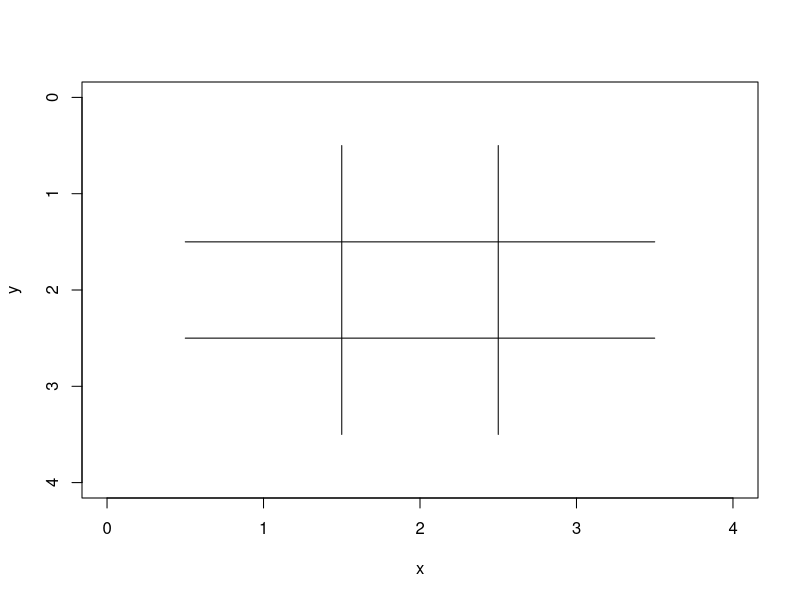
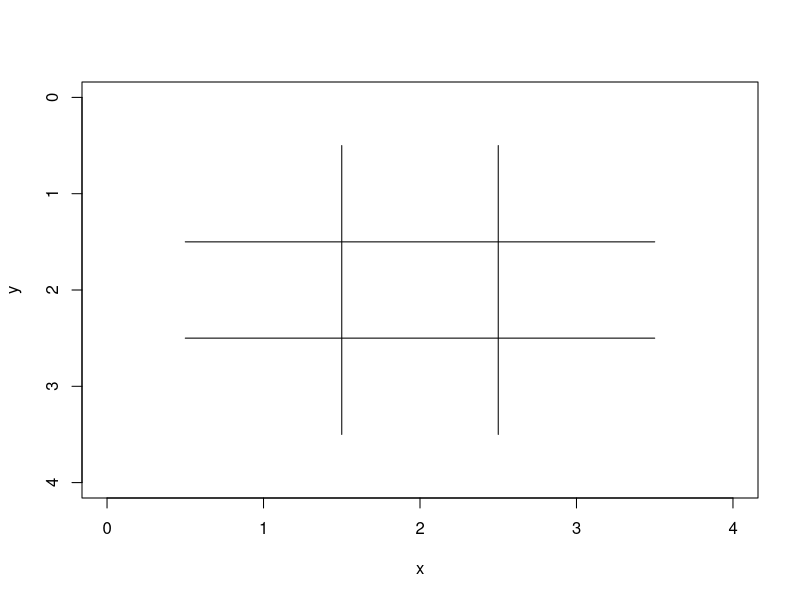
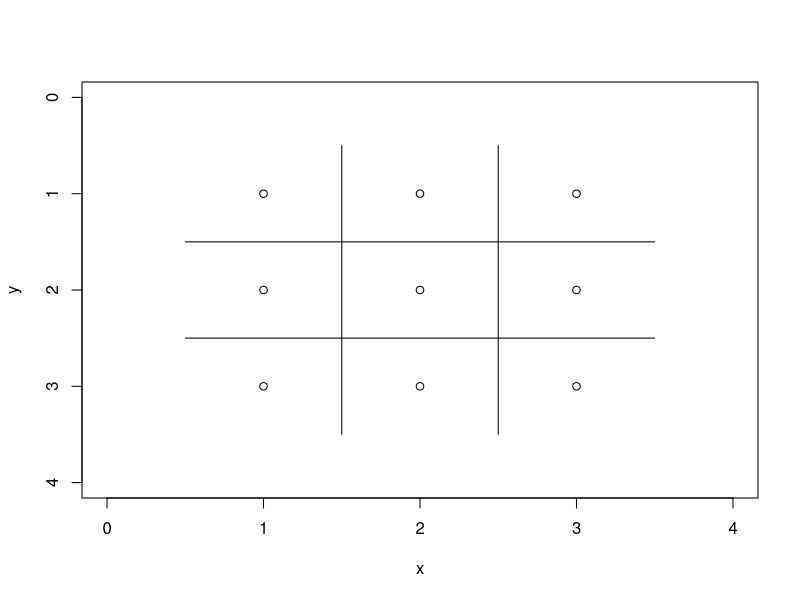

Write R code to recreate these figures, in order. (Note: this script raises an error after producing the figures.)
# 1. Draw tic-tac-toe board.

rm(list=ls()) # clear all defined objects

x = rep(1:3, each = 3)
y = rep(1:3, times = 3)
x
y
plot(x, y, type="n", xlim=c(0, 4), ylim=c(4, 0))
segments(x0=c(0.5, 0.5, 1.5, 2.5), y0=c(1.5, 2.5, 0.5, 0.5),
         x1=c(3.5, 3.5, 1.5, 2.5), y1=c(1.5, 2.5, 3.5, 3.5))

# 2. Add board and playing loop.

rm(list=ls()) # clear all defined objects

x = rep(1:3, each = 3)
y = rep(1:3, times = 3)

plot(x, y, type="n", xlim=c(0, 4), ylim=c(4, 0))
segments(x0=c(0.5, 0.5, 1.5, 2.5), y0=c(1.5, 2.5, 0.5, 0.5),
         x1=c(3.5, 3.5, 1.5, 2.5), y1=c(1.5, 2.5, 3.5, 3.5))

board = matrix(data=rep("E", times=9), nrow=3, ncol=3)
player = "X"
for (i in 1:9) {
  cat(sep="", "i=", i, ", player=", player, "\n")
  # ... player takes a turn ...
  player = ifelse(test=(player == "X"), yes="O", no="X")
}
# 3. Add click-to-play.

rm(list=ls()) # clear all defined objects

x = rep(1:3, each = 3)
y = rep(1:3, times = 3)

plot(x, y, xlim=c(0, 4), ylim=c(4, 0))
segments(x0=c(0.5, 0.5, 1.5, 2.5), y0=c(1.5, 2.5, 0.5, 0.5),
         x1=c(3.5, 3.5, 1.5, 2.5), y1=c(1.5, 2.5, 3.5, 3.5))

board = matrix(data=rep("E", times=9), nrow=3, ncol=3)
player = "X"
for (i in 1:9) {
  index = identify(x, y, n=1)
  col = x[index]
  row = y[index]
  board[row, col] = player
  text(x=col, y=row, labels=player)
  cat(sep="", "i=", i, ", player=", player, ", index=", index,
      ", row=", row, ", col=", col, ", board:", "\n")
  print(board)
  # ... player takes a turn ...
  player = ifelse(test=(player == "X"), yes="O", no="X")
}

# 4. Add check for a win.

rm(list=ls()) # clear all defined objects

won = function(board, player, debug=FALSE) {
  if (debug) {
    cat(sep="", "player=", player, ", board=", "\n")
    print(board)
  }
  return(
    all(board[1:3, 1] == player) |   # check columns 1-3
      all(board[1:3, 2] == player) |
      all(board[1:3, 3] == player) |
      all(board[1, 1:3] == player) | # check rows 1-3
      all(board[2, 1:3] == player) |
      all(board[3, 1:3] == player) |
      all(diag(board) == player) |   # check diagonals
      all(diag(board[3:1, ]) == player)
  )
}
test.board = matrix(data=c("X","O","E", "O","X","O", "X","O","X"), nrow=3, ncol=3)
stopifnot( won(test.board, "X"))
stopifnot(!won(test.board, "O"))
test.board[2, 2] = "O"
stopifnot(!won(test.board, "X"))
stopifnot( won(test.board, "O"))

x = rep(1:3, each = 3)
y = rep(1:3, times = 3)

plot(x, y, type="n", xlim=c(0, 4), ylim=c(4, 0))
segments(x0=c(0.5, 0.5, 1.5, 2.5), y0=c(1.5, 2.5, 0.5, 0.5),
         x1=c(3.5, 3.5, 1.5, 2.5), y1=c(1.5, 2.5, 3.5, 3.5))

board = matrix(data=rep("E", times=9), nrow=3, ncol=3)
player = "X"
for (i in 1:9) {
  index = identify(x, y, n=1, plot=FALSE)
  col = x[index]
  row = y[index]
  board[row, col] = player
  text(x=col, y=row, labels=player)
  cat(sep="", "i=", i, ", player=", player, ", index=", index,
      ", row=", row, ", col=", col, ", board:", "\n")
  print(board)
  if (won(board, player, debug=TRUE)) {
    text(x=2, y=1/3, labels=paste(player, " won!"), col="red")
    break
  }
  player = ifelse(test=(player == "X"), yes="O", no="X")
}

rm(list=ls()) # clear all defined objects

won = function(board, player, debug=FALSE) {
  if (debug) {
    cat(sep="", "player=", player, ", board=", "\n")
    print(board)
  }
  return(
    all(board[1:3, 1] == player) |   # check columns 1-3
      all(board[1:3, 2] == player) |
      all(board[1:3, 3] == player) |
      all(board[1, 1:3] == player) | # check rows 1-3
      all(board[2, 1:3] == player) |
      all(board[3, 1:3] == player) |
      all(diag(board) == player) |   # check diagonals
      all(diag(board[3:1, ]) == player)
  )
}
test.board = matrix(data=c("X","O","E", "O","X","O", "X","O","X"), nrow=3, ncol=3)
stopifnot( won(test.board, "X"))
stopifnot(!won(test.board, "O"))
test.board[2, 2] = "O"
stopifnot(!won(test.board, "X"))
stopifnot( won(test.board, "O"))

x = rep(1:3, each = 3)
y = rep(1:3, times = 3)

plot(x, y, type="n", xlim=c(0, 4), ylim=c(4, 0))
segments(x0=c(0.5, 0.5, 1.5, 2.5), y0=c(1.5, 2.5, 0.5, 0.5),
         x1=c(3.5, 3.5, 1.5, 2.5), y1=c(1.5, 2.5, 3.5, 3.5))

board = matrix(data=rep("", times=9), nrow=3, ncol=3)
player = "X"
for (i in 1:9) {
  repeat {
    index = identify(x, y, n=1, plot=FALSE)
    col = x[index]
    row = y[index]
    if (board[row, col] == "") {
      break
    } else {
      text(x=2, y=3.7, labels="Please click on empty square.")
    }
  }
  board[row, col] = player
  text(x=col, y=row, labels=player)
  cat(sep="", "i=", i, ", player=", player, ", index=", index,
      ", row=", row, ", col=", col, ", board:", "\n")
  print(board)
  if (won(board, player, debug=TRUE)) {
    text(x=2, y=1/3, labels=paste(player, " won!"), col="red")
    break
  }
  player = ifelse(test=(player == "X"), yes="O", no="X")
}

# 6. Add computer player.

rm(list=ls()) # clear all defined objects

won = function(board, player, debug=FALSE) {
  if (debug) {
    cat(sep="", "player=", player, ", board=", "\n")
    print(board)
  }
  return(
    all(board[1:3, 1] == player) |   # check columns 1-3
      all(board[1:3, 2] == player) |
      all(board[1:3, 3] == player) |
      all(board[1, 1:3] == player) | # check rows 1-3
      all(board[2, 1:3] == player) |
      all(board[3, 1:3] == player) |
      all(diag(board) == player) |   # check diagonals
      all(diag(board[3:1, ]) == player)
  )
}
test.board = matrix(data=c("X","O","E", "O","X","O", "X","O","X"), nrow=3, ncol=3)
stopifnot( won(test.board, "X"))
stopifnot(!won(test.board, "O"))
test.board[2, 2] = "O"
stopifnot(!won(test.board, "X"))
stopifnot( won(test.board, "O"))

x = rep(1:3, each = 3)
y = rep(1:3, times = 3)

plot(x, y, type="n", xlim=c(0, 4), ylim=c(4, 0))
segments(x0=c(0.5, 0.5, 1.5, 2.5), y0=c(1.5, 2.5, 0.5, 0.5),
         x1=c(3.5, 3.5, 1.5, 2.5), y1=c(1.5, 2.5, 3.5, 3.5))

board = matrix(data=rep("", times=9), nrow=3, ncol=3)
player = "X"
for (i in 1:9) {
  if (player == "X") { # human player
    repeat {
      index = identify(x, y, n=1, plot=FALSE)
      col = x[index]
      row = y[index]
      if (board[row, col] == "") {
        break
      } else {
        text(x=2, y=3.7, labels="Please click on empty square.")
      }
    }
  } else { # computer player
    index = sample(x=which(c(board) == ""), size=1)
    col = x[index]
    row = y[index]
  }
  board[row, col] = player
  text(x=col, y=row, labels=player)
  cat(sep="", "i=", i, ", player=", player, ", index=", index,
      ", row=", row, ", col=", col, ", board:", "\n")
  print(board)
  if (won(board, player, debug=TRUE)) {
    text(x=2, y=1/3, labels=paste(player, " won!"), col="red")
    break
  }
  player = ifelse(test=(player == "X"), yes="O", no="X")
}

# 7. Generalize program to play n-by-n, not 3-by-3, tic-tac-toe.
#    ... coming soon ...

rm(list=ls()) # clear all defined objects

won = function(board, player, debug=FALSE) {
  if (debug) {
    cat(sep="", "player=", player, ", board=", "\n")
    print(board)
  }
  n = dim(board)[1]
  stopifnot(n == dim(board)[2])
  for (i in 1:n) {
    if (all(board[1:n, i] == player) | # won in column i
        all(board[i, 1:n] == player)) { # won in row i
      return(TRUE)
    }
  }
  return(all(diag(board) == player) |   # won in diagonal
           all(diag(board[n:1, ]) == player)) # won in reverse diagonal
}
test.board = matrix(data=c("X","O","E", "O","X","O", "X","O","X"), nrow=3, ncol=3)
stopifnot( won(test.board, "X"))
stopifnot(!won(test.board, "O"))
test.board[2, 2] = "O"
stopifnot(!won(test.board, "X"))
stopifnot( won(test.board, "O"))

n = 5
x = rep(1:n, each = n)
y = rep(1:n, times = n)

plot(x, y, type="n", xlim=c(0, n+1), ylim=c(n+1, 0))
#segments(x0=c(0.5, 0.5, 1.5, 2.5), y0=c(1.5, 2.5, 0.5, 0.5),
#         x1=c(3.5, 3.5, 1.5, 2.5), y1=c(1.5, 2.5, 3.5, 3.5))

segments(x0=c(rep(0.5, n-1), seq(1.5, n-0.5, 1)),
         y0=c(seq(1.5, n-0.5, 1), rep(0.5, n-1)),
         x1=c(rep(n+0.5, n-1), seq(1.5, n-0.5, 1)),
         y1=c(seq(1.5, n-0.5, 1), rep(n+0.5, n-1)))

board = matrix(data=rep("", times=n^2), nrow=n, ncol=n)
player = "X"
for (i in 1:(n^2)) {
  if (player == "X") { # human player
    repeat {
      index = identify(x, y, n=1, plot=FALSE)
      col = x[index]
      row = y[index]
      if (board[row, col] == "") {
        break
      } else {
        text(x=2, y=n+0.7, labels="Please click on empty square.")
      }
    }
  } else { # computer player
    index = sample(x=which(c(board) == ""), size=1)
    col = x[index]
    row = y[index]
  }
  board[row, col] = player
  text(x=col, y=row, labels=player)
  cat(sep="", "i=", i, ", player=", player, ", index=", index,
      ", row=", row, ", col=", col, ", board:", "\n")
  print(board)
  if (won(board, player, debug=TRUE)) {
    text(x=2, y=1/3, labels=paste(player, " won!"), col="red")
    break
  }
  player = ifelse(test=(player == "X"), yes="O", no="X")
}